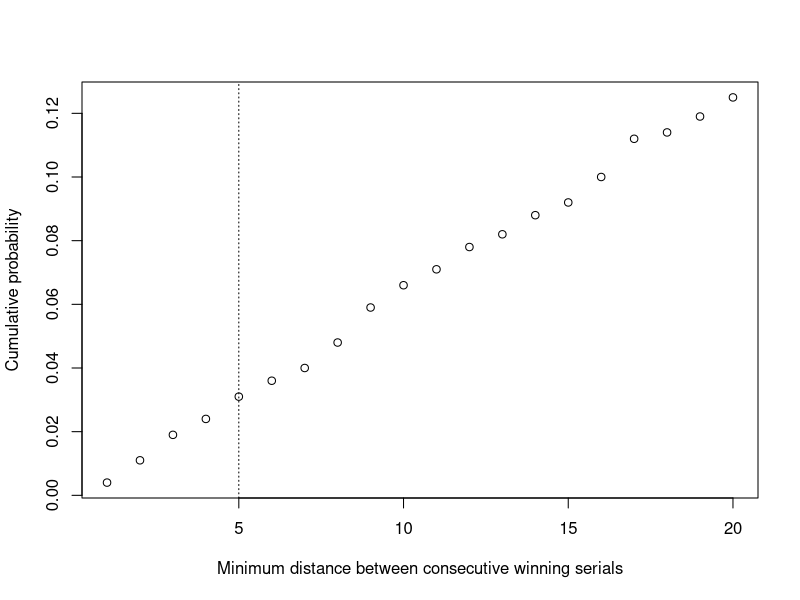
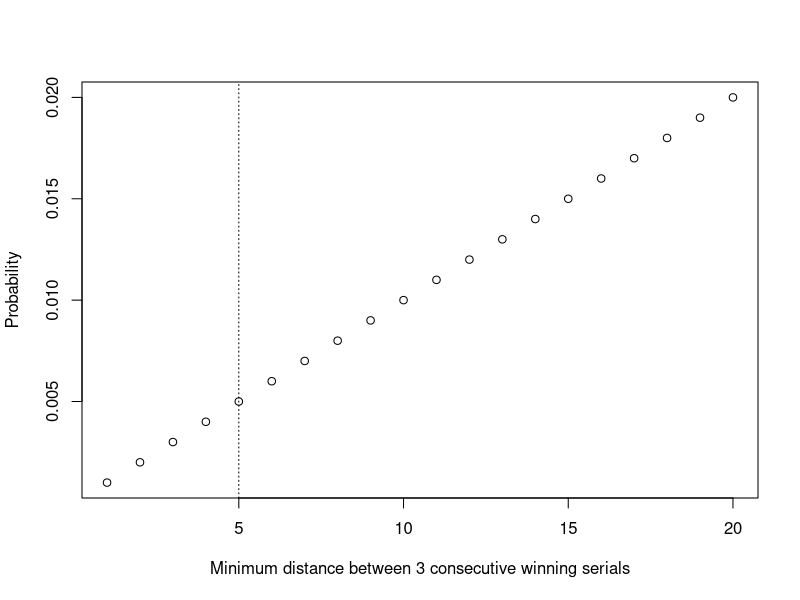

The R source for these figures, in order:
## ---- chunk 1
# Minimum distance between two lottery winning numbers, given
# that one extracts n winners out of a pool of N
mdist <- function(N=6e6, n=200) {
    w <- sort(sample(N,n))
    min(diff(w))
}
## ---- chunk 2
R <- 1000
md <- replicate(R,mdist())
## ---- chunk 3
# Probabilities that, under the null hypothesis,
# the minimum distance between two consecutive 
# extractions was exactly 1...50
u <- table(md)[1:20]/R
## ---- chunk 4
# Cumulative probability
cu <- cumsum(u)
plot(cu, 
     xlab="Minimum distance between consecutive winning serials",
     ylab="Cumulative probability")
abline(v=5, lty=3)
## ---- chunk 5

# Minimum distance between C CONSECUTIVE lottery winning numbers, given that
# one extracts n winners out of a pool of N
mdistC <- function(N=6e6, n=200, C=3) {
    w <- sort(sample(N,n))
    min(diff(w, lag=C-1))
}

R <- 1000
md3 <- replicate(R,mdistC(C=3))

u3 <- table(md3)[1:20]/R
cu3 <- cumsum(u3)

plot(cu3, 
     xlab="Minimum distance between 3 consecutive winning serials",
     ylab="Probability")

abline(v=5, lty=3)

